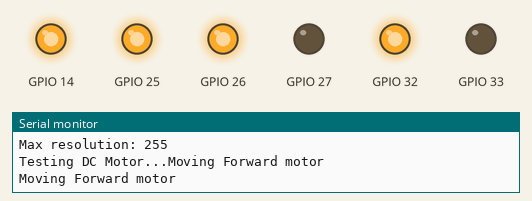
The program below on a simulated ESP32. Parts: output pins drawn as LEDs (lit = HIGH), the last lines printed to the serial monitor.

Above: at 0.5 s.
At 3.5 s:
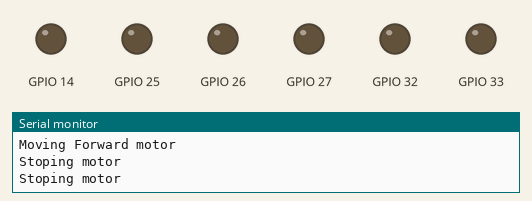
Timing chart, 0 to 7.8 s (numbered marks = the images above):
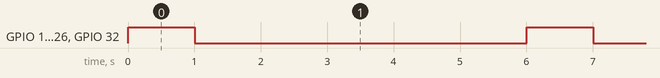

The program:

main.cpp
```cpp
#include <Arduino.h>
#include "CMotor.h"


CMotor motor(30000, 0, 8, 27, 26, 14);
CMotor motor2(30000, 2, 8, 33, 32, 25);

void setup() {
  Serial.begin(115200);

  motor.init();
  motor2.init();

  // testing
  Serial.print("Testing DC Motor...");
}

void loop() {
  motor.forward();
  motor2.forward();
  delay(1000);

  motor.stop();
  motor2.stop();

  delay(5000);
}
```

CMotor.cpp
```cpp
#include "CMotor.h"

CMotor::CMotor(int frequency, int channel, int resolution, int pin1, int pin2, int enable_pin) {
    this->freq = frequency;
    this->pwmChannel = channel;
    this->resolution = resolution;
    this->max_res = pow(2, resolution) - 1;
    this->motorPin_1 = pin1;
    this->motorPin_2 = pin2;
    this->enablePin = enable_pin;
}

void CMotor::init() {

    pinMode(this->motorPin_1, OUTPUT);
    pinMode(this->motorPin_2, OUTPUT);
    pinMode(this->enablePin, OUTPUT);

    ledcAttachPin(this->enablePin, this->pwmChannel);
    ledcSetup(this->pwmChannel, this->freq, this->resolution);

    Serial.print("Max resolution: ");
    Serial.println(this->max_res);
}

void CMotor::forward() {
    Serial.println("Moving Forward motor");
    digitalWrite(this->motorPin_1, LOW);
    digitalWrite(this->motorPin_2, HIGH);
    ledcWrite(this->pwmChannel, this->max_res);
}

void CMotor::forward(int mills) {
    Serial.print("Moving Forward motor for ");
    Serial.print(mills);
    Serial.println(" millis");
    digitalWrite(this->motorPin_1, LOW);
    digitalWrite(this->motorPin_2, HIGH);
    ledcWrite(this->pwmChannel, this->max_res);

    delay(mills);
    this->stop();
}

void CMotor::backward() {
    Serial.println("Moving backward motor");
    digitalWrite(this->motorPin_1, HIGH);
    digitalWrite(this->motorPin_2, LOW);
    ledcWrite(this->pwmChannel, this->max_res);
}

void CMotor::stop() {
    Serial.println("Stoping motor");
    digitalWrite(this->motorPin_1, LOW);
    digitalWrite(this->motorPin_2, LOW);
    ledcWrite(this->pwmChannel, 0);
}
```

CMotor.h
```cpp
#ifndef CMOTOR_H
#define CMOTOR_H

#include <Arduino.h>

class CMotor {

    private:
        int freq;
        int pwmChannel;
        int resolution;
        int max_res;

        int motorPin_1;
        int motorPin_2;
        int enablePin;

    public:
        CMotor(int frequency, int channel, int resolution, int pin1, int pin2, int enable_pin);
        void init();
        void forward();
        void forward(int mills);
        void backward();
        void stop();
};

#endif
```

Measured:
- by itself, GPIO 14, GPIO 25, GPIO 26, GPIO 32: alternates HIGH for 1.0 s and LOW for 5.0 s
